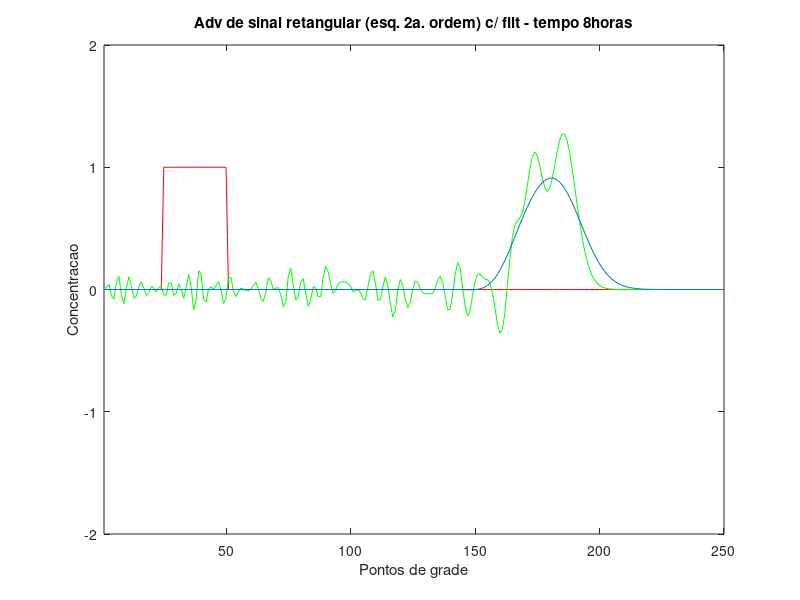

Here is the MATLAB script that generated this plot:
%%%%%%%%%%%%%%%%%%%%%%%%%%%%%%%%%%%%%%%%%%%%%%%%%%%%%%%%%%%%%%%%%%%%%%%%
% adveccao de uma concentracao na forma retangular                 
% com esquema de segunda ordem                                                        
% (o modo computacional do esquema de segunda ordem
% eh filtrado)
%%%%%%%%%%%%%%%%%%%%%%%%%%%%%%%%%%%%%%%%%%%%%%%%%%%%%%%%%%%%%%%%%%%%%%%%%

clear all
close all

%ler parametros do modelo
jmax=250;      %numero de pontos da grade em x
mmax=240;      %numero de passos de tempo
T=120;         %passo de tempo, em segundos
h=10000;       %espacamento da grade, em m
u=50;          %velocidade da corrente em x, em m/s
xin=1;         %valor da concentracao inicial
pin=25;        %indice do ponto inicial da grade com ci
pfi=50;        %indice do ponto final da grade com ci
freqplot=10;   %frequencia de plotagem
conc=2;        %limite maximo do eixo da concentracao no grafico
gama=0.5;      %coeficiente do filtro de 3 pontos

%calculo das constantes do modelo
q=u*T/h;
gama1=1-gama;
gama2=gama/2;
cant=zeros(jmax,1);
catu=zeros(jmax,1);
cren=zeros(jmax,1);
cfant=zeros(jmax,1);
cfatu=zeros(jmax,1);
cfren=zeros(jmax,1);
cfilt=zeros(jmax,1);

%condicao inicial
cant(pin:pfi)=xin;
cfant(pin:pfi)=xin;
ccin=cant;

%esquema avancado no tempo e centrado no espaco
%somente para o primeiro avanco no tempo
catu(2:jmax-1)=cant(2:jmax-1)-(q/2)*(cant(3:jmax)-cant(1:jmax-2)); 
cfatu(2:jmax-1)=cfant(2:jmax-1)-(q/2)*(cfant(3:jmax)-cfant(1:jmax-2)); 

%loop no tempo
kplot=2;
%kfig=0;
for m=3:mmax
    tempo=m*T;
    kplot=kplot+1;
    %esquema centrado no tempo e no espaco
	 cren(2:jmax-1)=cant(2:jmax-1)-q*(catu(3:jmax)-catu(1:jmax-2)); 
	 cfren(2:jmax-1)=cfant(2:jmax-1)-q*(cfatu(3:jmax)-cfatu(1:jmax-2)); 
     for j=2:jmax-1
         cfilt(j)=gama1*cfren(j)+gama2*(cfren(j-1)+cfren(j+1));
     end
     cfren=cfilt;
        if(kplot==freqplot)
       	kplot=0;
         %kfig=kfig+1;
         %figure(kfig)
         plot(ccin,'r')
         hold
         plot(cren,'g')
         plot(cfren)
         axis([1 jmax -conc conc]);
         title(['Adv de sinal retangular (esq. 2a. ordem) c/ filt - tempo ',num2str(tempo/3600),'horas'])
         xlabel('Pontos de grade')
         ylabel('Concentracao')
         pause
         hold
    end
    cant=catu;
    catu=cren;
    cfant=cfatu;
    cfatu=cfren;
end
    